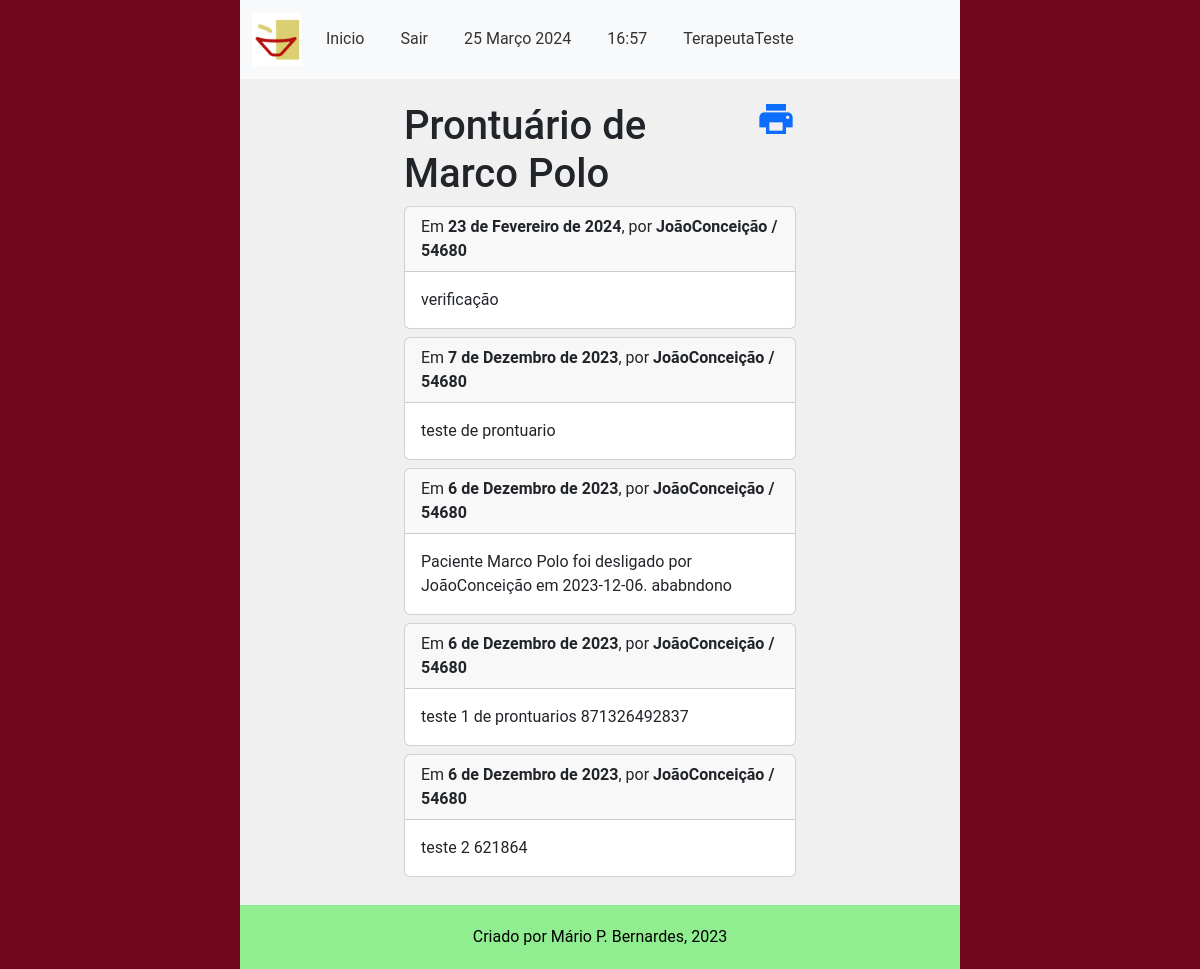
The page /main/prontuario/5869999/ (signed in) on the database as committed earlier.
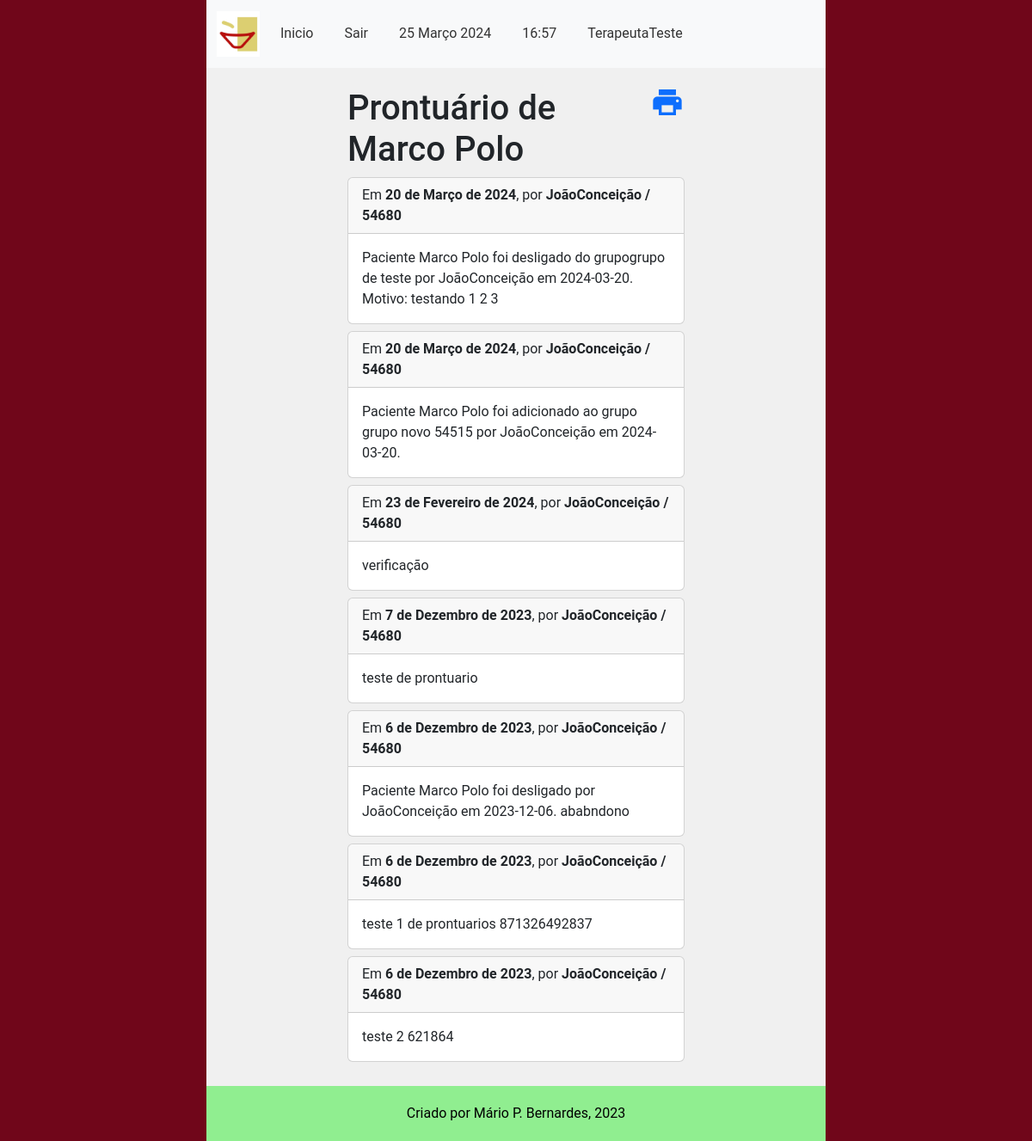
The same page on the database as committed later.
### accounts/models.py (models this page shows, shortened)
class CustomUser(AbstractUser):
    email = models.EmailField(unique=True, verbose_name='E-mail')
    phone_number = models.CharField(max_length=11, unique=True, verbose_name='Telefone', validators=[
        validate_numbers, MinLengthValidator(limit_value=11), MaxLengthValidator(limit_value=11)
    ])
    require_otp_login = models.BooleanField(null=False, default=True)  # TODO trocar pra False
    otp = models.CharField(max_length=6, null=True, blank=True)

### main/models.py (models this page shows, shortened)
class CadastroPacientes(models.Model):
    nome = models.CharField(verbose_name='Nome do Paciente', max_length=100,
                            validators=[validate_letters, MinLengthValidator(limit_value=5)])
    prontuario_numero = models.CharField(verbose_name='Nº de Prontuario', max_length=7,
                                         default=create_prontuario_numero,
                                         unique=True, validators=[validate_numbers, MinLengthValidator(limit_value=7)])
    nascimento = models.DateField(verbose_name='Data de Nascimento', help_text='dd/mm/aaaa',
                                  validators=[validate_date_past])
    responsavel_legal = models.CharField(verbose_name='Responsável Legal', max_length=100,
                                         null=True, blank=True, validators=[validate_letters,
                                                                            MinLengthValidator(limit_value=5)])
    cpf_responsavel_legal = models.CharField(verbose_name='CPF do Responsável', max_length=11, blank=True, null=True,
                                             validators=[validate_numbers, MinLengthValidator(limit_value=11)])
    data_inicio = models.DateField(verbose_name='Data de Inicio', help_text='dd/mm/aaaa', default=datetime.now)
    data_final = models.DateField(verbose_name='Data do Desligamento', help_text='dd/mm/aaaa', blank=True, null=True,
                                  validators=[validate_date_past])
    desligado = models.BooleanField(verbose_name='Desligado', help_text='Paciente desligado', default=False)
    cpf_numero = models.CharField(verbose_name='CPF', max_length=11, unique=True,
                                  help_text="CPF de menores consta na Certidão de Nascimento",
                                  validators=[validate_numbers, MinLengthValidator(limit_value=11)])
    MOD_CHOICES = (
        (0, 'Individual'),
        (1, 'Grupo'),
        (2, 'Casal'),
    )
    modalidade_atendimento = models.IntegerField(verbose_name='Modalidade', choices=MOD_CHOICES, default=0)
    grupo = models.ForeignKey(
        'CadastroGrupos',
        related_name='membros',
        on_delete=models.PROTECT,
        blank=True,
        null=True
    )
    convenio = models.ForeignKey(
        'ConveniosAceitos',
        related_name='pacientes',
        on_delete=models.PROTECT
    )
    carteirinha_convenio = models.CharField(verbose_name='Número do Convênio',
                                            max_length=50, blank=True, null=True,
                                            validators=[validate_numbers, MinLengthValidator(limit_value=7)])
    terapeuta = models.ForeignKey(
        'CadastroProfissionais',
        related_name='pacientes',
        on_delete=models.PROTECT
    )
    endereco_rua = models.CharField(verbose_name='Endereço', max_length=100,
                                    validators=[MinLengthValidator(limit_value=10)])
    endereco_bairro = models.CharField(verbose_name='Bairro', max_length=50,
                                       validators=[MinLengthValidator(limit_value=3)])
    endereco_numero = models.CharField(verbose_name='Número', max_length=7, validators=[validate_numbers])
    endereco_complemento = models.CharField(verbose_name='Complemento', max_length=100,
                                            validators=[MinLengthValidator(limit_value=4)])
    telefone_numero = models.CharField(verbose_name='Telefone', max_length=11,
                                       validators=[validate_numbers, MinLengthValidator(limit_value=11)])
    cidade = models.CharField(verbose_name='Cidade', max_length=100, validators=[validate_letters,
                                                                                 MinLengthValidator(limit_value=3)])
    cep_numero = models.CharField(verbose_name='CEP', max_length=8, validators=[validate_numbers,
                                                                                MinLengthValidator(limit_value=8)])
    email = models.EmailField(verbose_name='E-mail')
    observacoes = models.TextField(verbose_name='Observações', blank=True, null=True)
    objects = models.Manager()
    class Meta:
        verbose_name = 'Paciente'
        verbose_name_plural = 'Pacientes'
        ordering = ["nome"]
        permissions = [
            ('transfer_pac', 'Transferir Paciente (Terapeutas)'),
            ('deslig_pac', 'Desligar Paciente (Terapeutas)'),
            ('add_pac_group', 'Adicionar Paciente a Grupo (Terapeutas)'),
            ('remove_pac_from_group', 'Remover Paciente de um Grupo (Terapeutas)')
        ]

class ProntuariosIndividuais(models.Model):
    numero = models.ForeignKey(
        'CadastroPacientes',
        on_delete=models.PROTECT,
        to_field='prontuario_numero',
        related_name='paciente',
        verbose_name='Nº de Prontuário'
    )
    autor = models.ForeignKey(
        'CadastroProfissionais',
        on_delete=models.PROTECT,
        to_field='nome',
        related_name='prontuarios',
        verbose_name='Terapeuta'
    )
    data_entrada = models.DateField(auto_now_add=True, editable=False, verbose_name='Data da Entrada')
    data_consulta = models.DateField(verbose_name='Data da Consulta', validators=[validate_date_past])
    entrada = models.TextField(verbose_name='Parecer', validators=[MinLengthValidator(limit_value=10)])
    objects = models.Manager()
    class Meta:
        verbose_name = 'Prontuário'
        verbose_name_plural = 'Prontuários'
        permissions = [
            ('add_entry', 'Adicionar entradas em prontuários (Terapeutas)')
        ]

class CadastroProfissionais(models.Model):
    nome = models.CharField(verbose_name='Nome', max_length=100,
                            unique=True, editable=True, validators=[validate_letters])
    conselho_codigo = models.CharField(verbose_name='CRP', max_length=5, unique=True,
                                       editable=True, validators=[validate_numbers])
    STATUS_POS_CHOICES = (
        (0, 'Nível 1 - Incompleto'),
        (1, 'Nível 1 - Completo'),
        (2, 'Nível 2 - Incompleto'),
        (3, 'Nível 2 - Completo'),
        (4, 'Nível 3 - Incompleto'),
        (5, 'Nível 3 - Completo'),
    )
    pos_grad_status = models.IntegerField(verbose_name='Status Pós', choices=STATUS_POS_CHOICES, default=0)
    unimed_codigo = models.CharField(verbose_name='Número cadastro Unimed', max_length=6,
                                     unique=True, editable=True, validators=[validate_numbers])
    email = models.EmailField(verbose_name='Email', editable=True)
    telefone_numero = models.CharField(verbose_name='Telefone', max_length=11,
                                       editable=True, validators=[validate_numbers])
    endereco_rua = models.CharField(verbose_name='Endereço', max_length=100)
    endereco_bairro = models.CharField(verbose_name='Bairro', max_length=50)
    endereco_numero = models.CharField(verbose_name='Número', max_length=7, validators=[validate_numbers])
    endereco_complemento = models.CharField(verbose_name='Complemento', max_length=100)
    cidade = models.CharField(verbose_name='Cidade', max_length=20, validators=[validate_letters,
                                                                                MinLengthValidator(limit_value=3)])
    cep_numero = models.CharField(verbose_name='CEP', max_length=8, validators=[validate_numbers,
                                                                                MinLengthValidator(limit_value=8)])
    nascimento_data = models.DateField(verbose_name='Data de Nascimento', help_text='dd/mm/aaaa',
                                       validators=[validate_date_past])
    cpf_numero = models.CharField(verbose_name='CPF', unique=True, validators=[validate_numbers], max_length=11)
    rg_numero = models.CharField(verbose_name='Número RG', max_length=12,
                                 validators=[MinLengthValidator(limit_value=6)])
    rg_emissor = models.CharField(verbose_name='Orgão Emissor RG', max_length=50)
    usuario_codigo = models.ForeignKey(
        CustomUser,
        related_name='Terapeutas',
        on_delete=models.PROTECT
    )
    objects = models.Manager()
    def __str__(self):
        return f'{self.nome}'
    class Meta:
        verbose_name = 'Terapeuta'
        verbose_name_plural = 'Terapeutas'
        permissions = [
            ('add_terapeuta', 'Adicionar novos Usuários (Administrativos)')
        ]

### main/views.py (the view)
@login_required(login_url="/main/login")
def list_entradas(request: HttpRequest, prontuario_numero: str, as_pdf=False):
    current_user_terapeuta = get_current_user_terapeuta(request)
    current_paciente = get_current_paciente(prontuario_numero)
    current_paciente_prontuario = get_current_paciente_prontuario(prontuario_numero)
    context = {
        'prontuario_numero': prontuario_numero,
        'current_user': current_user_terapeuta,
        'paciente': current_paciente,
        'prontuarios': current_paciente_prontuario,
    }
    if request.GET.get('as_pdf'):
        template = 'prontuario_for_pdf.html'
        return render_to_pdf(template, context)
    template = 'prontuario_pac.html'
    return render(request, template, context)

### main/services/pacientes_services.py (called while the page is built)
def get_current_paciente(prontuario_numero: str) -> CadastroPacientes:
    current_paciente = CadastroPacientes.objects.get(prontuario_numero=prontuario_numero)
    return current_paciente

def get_current_paciente_prontuario(prontuario_numero: str) -> ProntuariosIndividuais:
    current_paciente_prontuario = ProntuariosIndividuais.objects.filter(numero_id=prontuario_numero).order_by(
        '-data_consulta')
    return current_paciente_prontuario

### main/services/terapeutas_services.py (called while the page is built)
def get_current_user_terapeuta(request: HttpRequest) -> Union[CadastroProfissionais, HttpResponseNotFound]:
    if request.user.is_authenticated:
        try:
            current_user_terapeuta = request.user.Terapeutas.get()
        except ObjectDoesNotExist:
            return HttpResponseNotFound("Usuário não associado a um profissional Terapeuta!")
        return current_user_terapeuta
    else:
        return HttpResponseNotFound("Usuário não autenticado!")

### main/templates/prontuario_pac.html (shortened to what this page needs)
{% extends 'middleman1.html' %}
{% block content %}
    <div class="d-flex justify-content-between align-items-baseline">
        <h1> Prontuário de {{ paciente.nome }}</h1>
        {% url 'main:prontuario' prontuario_numero=prontuario_numero as download_url %}
        <a href="{{ download_url }}?as_pdf=1" target="_blank">
            <span class="material-icons fs-1">print</span>
        </a>
    </div>
    {% for prontuario in prontuarios %}
        <div class="card mb-2">
            <div class="card-header">
                Em <strong>{{ prontuario.data_consulta }}</strong>, por <strong>{{ prontuario.autor }} / {{ current_user.conselho_codigo}}</strong><br>
            </div>
            <div class="card-body">
                {{ prontuario.entrada }}
            </div>
        </div>
    {% empty %}
        <li>Nenhuma entrada encontrada neste prontuário.</li>
    {% endfor %}
{% endblock %}

### main/templates/middleman1.html (shortened to what this page needs)
{% load static %}
{% load django_bootstrap5 %}
{% bootstrap_css %}
<!DOCTYPE html>
<html lang="pt-br">
<head>
    <link rel="stylesheet" type="text/css" href="{% static 'main_style.css' %}">
</head>
<body>
    <div class="page-container">
        <header>
            <nav class="navbar navbar-expand-lg navbar-light bg-light">
                <div class="container">
                <a class="navbar-brand" href="{% static 'fav.icon.jpeg' %}">
                    <img src="{% static 'fav.icon.jpeg' %}" alt="Your Logo" style="width: 50px; height: auto;" >
                </a>
                    <div class="collapse navbar-collapse text-dark" id="navbarNav">
                        <ul class="navbar-nav">
                            <li class="nav-item">
                                <a class="nav-link" href="{% url 'main:homepage' %}">Inicio</a>
                            </li>
                            <li class="nav-item">
                                <a class="nav-link" href="{% url 'account:logout' %}">Sair</a>
                            </li>
                            <li class="nav-item">
                    <span class="nav-link">
                        {% now "j F Y" %}
                    </span>
                </li>
                <li class="nav-item">
                    <span class="nav-link">
                        {% now "H:i" %}
                    </span>
                </li>
                <li class="nav-item">
                    <span class="nav-link">
                        {% if user.is_authenticated %}
                            {{ user.username }}
                        {% endif %}
                    </span>
                </li>
                        </ul>
                    </div>
                </div>
            </nav>
        </header>
        <main class="main-content">
            {% block content %}{% endblock %}
        </main>
        <footer class="footer">
            Criado por Mário P. Bernardes, 2023
        </footer>
    </div>
</body>
</html>

### main/static/main_style.css (style rules this page uses)
body { font-family: roboto; font-size: 16px; background-color: #f0f0f0; margin: 0; padding: 0; }
.page-container { border-left: 20vw solid #70061a; border-right: 20vw solid #70061a; min-height: 100vh; box-sizing: border-box; display: flex; flex-direction: column; }
.main-content { width: 60%; margin: 0 auto; padding: 20px; flex-grow: 1; }
.navbar { background-color: #333; color: #fff; }
.navbar-brand { font-size: 24px; }
.navbar-nav { list-style-type: none; padding: 0; }
.nav-item { margin-right: 20px; }
.nav-link { color: #333; }
.footer { background-color: lightgreen; color: #000; padding: 20px 0; text-align: center; flex-shrink: 0; }

Rows that differ between the two databases and show on the page:
added ProntuariosIndividuais: data_consulta "20 de Março de 2024", autor "JoãoConceição", {{ current_user.conselho_codigo }} "54680", entrada "Paciente Marco Polo foi desligado do grupogrupo de teste por JoãoConceição em 2024-03-20. Motivo: testando 1 2 3"
added ProntuariosIndividuais: data_consulta "20 de Março de 2024", autor "JoãoConceição", {{ current_user.conselho_codigo }} "54680", entrada "Paciente Marco Polo foi adicionado ao grupo grupo novo 54515 por JoãoConceição em 2024-03-20."
